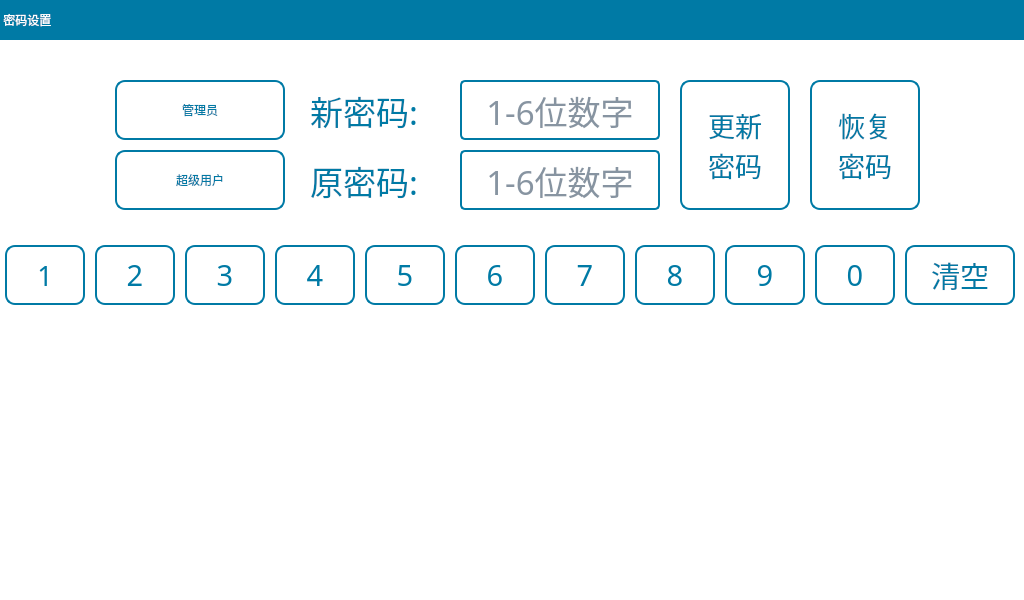
<?xml version="1.0" encoding="UTF-8"?>
<ui version="4.0">
 <class>ConfPwd</class>
 <widget class="QWidget" name="ConfPwd">
  <property name="geometry">
   <rect>
    <x>0</x>
    <y>0</y>
    <width>1024</width>
    <height>600</height>
   </rect>
  </property>
  <property name="focusPolicy">
   <enum>Qt::NoFocus</enum>
  </property>
  <property name="windowTitle">
   <string>Form</string>
  </property>
  <property name="styleSheet">
   <string notr="true">QWidget#ConfPwd{
background-color: rgb(255, 255, 255);
}
QToolButton{
font: 20pt &quot;文泉驿等宽微米黑&quot;;
color: rgb(0, 122, 165);
border:2px solid rgb(0, 122, 165);
border-radius:10px;
background-color: rgb(255, 255, 255);
}

QLabel{
font: 25pt &quot;文泉驿等宽微米黑&quot;;
color:rgb(0, 122, 165);
}
QLineEdit{
font: 25pt &quot;文泉驿等宽微米黑&quot;;
color:rgb(15, 41, 68);
border-radius:5px;
border:2px solid rgb(0, 122, 165);
background-color: rgb(255, 255, 255);
}
QRadioButton{
font: 18pt &quot;文泉驿等宽微米黑&quot;;
color:rgb(0, 122, 165);
background-color: rgb(255, 255, 255);
}
QRadioButton::indicator{
width:25px;
height:25px;
margin-left:0px;
}
QRadioButton::indicator::unchecked {
image: url(:/Image/disenable.png);
}
QRadioButton::indicator::checked {
image: url(:/Image/enable.png);
}
QGroupBox{
font: 20pt &quot;文泉驿等宽微米黑&quot;;
color: rgb(0, 122, 165);
border:2px solid rgb(0, 122, 165);
border-radius:8px;
margin-top:22px;
}
QGroupBox:title{
subcontrol-origin: margin;
left: 5px;
}</string>
  </property>
  <widget class="QLabel" name="lb_newPasswd">
   <property name="geometry">
    <rect>
     <x>310</x>
     <y>80</y>
     <width>140</width>
     <height>60</height>
    </rect>
   </property>
   <property name="font">
    <font>
     <family>文泉驿等宽微米黑</family>
     <pointsize>25</pointsize>
     <weight>50</weight>
     <italic>false</italic>
     <bold>false</bold>
    </font>
   </property>
   <property name="text">
    <string>新密码:</string>
   </property>
  </widget>
  <widget class="QLineEdit" name="lineEditOldPwd">
   <property name="geometry">
    <rect>
     <x>460</x>
     <y>150</y>
     <width>200</width>
     <height>60</height>
    </rect>
   </property>
   <property name="font">
    <font>
     <family>文泉驿等宽微米黑</family>
     <pointsize>25</pointsize>
     <weight>50</weight>
     <italic>false</italic>
     <bold>false</bold>
    </font>
   </property>
   <property name="focusPolicy">
    <enum>Qt::ClickFocus</enum>
   </property>
   <property name="contextMenuPolicy">
    <enum>Qt::NoContextMenu</enum>
   </property>
   <property name="text">
    <string/>
   </property>
   <property name="maxLength">
    <number>6</number>
   </property>
   <property name="echoMode">
    <enum>QLineEdit::Normal</enum>
   </property>
   <property name="alignment">
    <set>Qt::AlignCenter</set>
   </property>
   <property name="placeholderText">
    <string>1-6位数字</string>
   </property>
  </widget>
  <widget class="QLineEdit" name="lineEditNewPwd">
   <property name="geometry">
    <rect>
     <x>460</x>
     <y>80</y>
     <width>200</width>
     <height>60</height>
    </rect>
   </property>
   <property name="font">
    <font>
     <family>文泉驿等宽微米黑</family>
     <pointsize>25</pointsize>
     <weight>50</weight>
     <italic>false</italic>
     <bold>false</bold>
    </font>
   </property>
   <property name="focusPolicy">
    <enum>Qt::ClickFocus</enum>
   </property>
   <property name="contextMenuPolicy">
    <enum>Qt::NoContextMenu</enum>
   </property>
   <property name="text">
    <string/>
   </property>
   <property name="maxLength">
    <number>6</number>
   </property>
   <property name="echoMode">
    <enum>QLineEdit::Normal</enum>
   </property>
   <property name="alignment">
    <set>Qt::AlignCenter</set>
   </property>
   <property name="placeholderText">
    <string>1-6位数字</string>
   </property>
  </widget>
  <widget class="QToolButton" name="tBtnPwdOk">
   <property name="geometry">
    <rect>
     <x>680</x>
     <y>80</y>
     <width>110</width>
     <height>130</height>
    </rect>
   </property>
   <property name="font">
    <font>
     <family>文泉驿等宽微米黑</family>
     <pointsize>20</pointsize>
     <weight>50</weight>
     <italic>false</italic>
     <bold>false</bold>
    </font>
   </property>
   <property name="focusPolicy">
    <enum>Qt::NoFocus</enum>
   </property>
   <property name="text">
    <string>更新
密码</string>
   </property>
   <property name="iconSize">
    <size>
     <width>35</width>
     <height>35</height>
    </size>
   </property>
   <property name="toolButtonStyle">
    <enum>Qt::ToolButtonTextUnderIcon</enum>
   </property>
  </widget>
  <widget class="QToolButton" name="tBtnResetPwdOk">
   <property name="geometry">
    <rect>
     <x>810</x>
     <y>80</y>
     <width>110</width>
     <height>130</height>
    </rect>
   </property>
   <property name="font">
    <font>
     <family>文泉驿等宽微米黑</family>
     <pointsize>20</pointsize>
     <weight>50</weight>
     <italic>false</italic>
     <bold>false</bold>
    </font>
   </property>
   <property name="focusPolicy">
    <enum>Qt::NoFocus</enum>
   </property>
   <property name="text">
    <string>恢复
密码</string>
   </property>
  </widget>
  <widget class="QLabel" name="lb_oldPasswd">
   <property name="geometry">
    <rect>
     <x>310</x>
     <y>150</y>
     <width>140</width>
     <height>60</height>
    </rect>
   </property>
   <property name="font">
    <font>
     <family>文泉驿等宽微米黑</family>
     <pointsize>25</pointsize>
     <weight>50</weight>
     <italic>false</italic>
     <bold>false</bold>
    </font>
   </property>
   <property name="text">
    <string>原密码:</string>
   </property>
  </widget>
  <widget class="QLabel" name="label_25">
   <property name="geometry">
    <rect>
     <x>0</x>
     <y>0</y>
     <width>1024</width>
     <height>40</height>
    </rect>
   </property>
   <property name="styleSheet">
    <string notr="true">font: 20pt &quot;文泉驿等宽微米黑&quot;;
color: rgb(255, 255, 255);
background-color: rgb(0, 122, 165);</string>
   </property>
   <property name="text">
    <string> 密码设置</string>
   </property>
  </widget>
  <widget class="QToolButton" name="tBtnSuper">
   <property name="geometry">
    <rect>
     <x>115</x>
     <y>150</y>
     <width>170</width>
     <height>60</height>
    </rect>
   </property>
   <property name="focusPolicy">
    <enum>Qt::NoFocus</enum>
   </property>
   <property name="text">
    <string>超级用户</string>
   </property>
  </widget>
  <widget class="QToolButton" name="tBtnAdmin">
   <property name="geometry">
    <rect>
     <x>115</x>
     <y>80</y>
     <width>170</width>
     <height>60</height>
    </rect>
   </property>
   <property name="focusPolicy">
    <enum>Qt::NoFocus</enum>
   </property>
   <property name="text">
    <string>管理员</string>
   </property>
   <property name="checked">
    <bool>false</bool>
   </property>
  </widget>
  <widget class="QWidget" name="widget" native="true">
   <property name="geometry">
    <rect>
     <x>0</x>
     <y>230</y>
     <width>1024</width>
     <height>90</height>
    </rect>
   </property>
   <property name="styleSheet">
    <string notr="true">QToolButton{
font: 22pt &quot;文泉驿等宽微米黑&quot;;
color:rgb(0, 122, 165);
border:2px solid rgb(0, 122, 165);
border-radius:10px;
background-color: rgb(255, 255, 255);
}</string>
   </property>
   <widget class="QToolButton" name="tBtn_8">
    <property name="geometry">
     <rect>
      <x>635</x>
      <y>15</y>
      <width>80</width>
      <height>60</height>
     </rect>
    </property>
    <property name="sizePolicy">
     <sizepolicy hsizetype="Fixed" vsizetype="Fixed">
      <horstretch>0</horstretch>
      <verstretch>0</verstretch>
     </sizepolicy>
    </property>
    <property name="font">
     <font>
      <family>文泉驿等宽微米黑</family>
      <pointsize>22</pointsize>
      <weight>50</weight>
      <italic>false</italic>
      <bold>false</bold>
     </font>
    </property>
    <property name="focusPolicy">
     <enum>Qt::NoFocus</enum>
    </property>
    <property name="text">
     <string>8</string>
    </property>
    <property name="autoRepeat">
     <bool>true</bool>
    </property>
   </widget>
   <widget class="QToolButton" name="tBtn_del">
    <property name="geometry">
     <rect>
      <x>905</x>
      <y>15</y>
      <width>110</width>
      <height>60</height>
     </rect>
    </property>
    <property name="sizePolicy">
     <sizepolicy hsizetype="Fixed" vsizetype="Fixed">
      <horstretch>0</horstretch>
      <verstretch>0</verstretch>
     </sizepolicy>
    </property>
    <property name="minimumSize">
     <size>
      <width>0</width>
      <height>0</height>
     </size>
    </property>
    <property name="font">
     <font>
      <family>文泉驿等宽微米黑</family>
      <pointsize>22</pointsize>
      <weight>50</weight>
      <italic>false</italic>
      <bold>false</bold>
     </font>
    </property>
    <property name="focusPolicy">
     <enum>Qt::NoFocus</enum>
    </property>
    <property name="text">
     <string>清空</string>
    </property>
    <property name="autoRepeat">
     <bool>true</bool>
    </property>
   </widget>
   <widget class="QToolButton" name="tBtn_0">
    <property name="geometry">
     <rect>
      <x>815</x>
      <y>15</y>
      <width>80</width>
      <height>60</height>
     </rect>
    </property>
    <property name="sizePolicy">
     <sizepolicy hsizetype="Fixed" vsizetype="Fixed">
      <horstretch>0</horstretch>
      <verstretch>0</verstretch>
     </sizepolicy>
    </property>
    <property name="font">
     <font>
      <family>文泉驿等宽微米黑</family>
      <pointsize>22</pointsize>
      <weight>50</weight>
      <italic>false</italic>
      <bold>false</bold>
     </font>
    </property>
    <property name="focusPolicy">
     <enum>Qt::NoFocus</enum>
    </property>
    <property name="text">
     <string>0</string>
    </property>
    <property name="autoRepeat">
     <bool>true</bool>
    </property>
   </widget>
   <widget class="QToolButton" name="tBtn_7">
    <property name="geometry">
     <rect>
      <x>545</x>
      <y>15</y>
      <width>80</width>
      <height>60</height>
     </rect>
    </property>
    <property name="sizePolicy">
     <sizepolicy hsizetype="Fixed" vsizetype="Fixed">
      <horstretch>0</horstretch>
      <verstretch>0</verstretch>
     </sizepolicy>
    </property>
    <property name="font">
     <font>
      <family>文泉驿等宽微米黑</family>
      <pointsize>22</pointsize>
      <weight>50</weight>
      <italic>false</italic>
      <bold>false</bold>
     </font>
    </property>
    <property name="focusPolicy">
     <enum>Qt::NoFocus</enum>
    </property>
    <property name="text">
     <string>7</string>
    </property>
    <property name="autoRepeat">
     <bool>true</bool>
    </property>
   </widget>
   <widget class="QToolButton" name="tBtn_5">
    <property name="geometry">
     <rect>
      <x>365</x>
      <y>15</y>
      <width>80</width>
      <height>60</height>
     </rect>
    </property>
    <property name="sizePolicy">
     <sizepolicy hsizetype="Fixed" vsizetype="Fixed">
      <horstretch>0</horstretch>
      <verstretch>0</verstretch>
     </sizepolicy>
    </property>
    <property name="font">
     <font>
      <family>文泉驿等宽微米黑</family>
      <pointsize>22</pointsize>
      <weight>50</weight>
      <italic>false</italic>
      <bold>false</bold>
     </font>
    </property>
    <property name="focusPolicy">
     <enum>Qt::NoFocus</enum>
    </property>
    <property name="text">
     <string>5</string>
    </property>
    <property name="autoRepeat">
     <bool>true</bool>
    </property>
   </widget>
   <widget class="QToolButton" name="tBtn_4">
    <property name="geometry">
     <rect>
      <x>275</x>
      <y>15</y>
      <width>80</width>
      <height>60</height>
     </rect>
    </property>
    <property name="sizePolicy">
     <sizepolicy hsizetype="Fixed" vsizetype="Fixed">
      <horstretch>0</horstretch>
      <verstretch>0</verstretch>
     </sizepolicy>
    </property>
    <property name="font">
     <font>
      <family>文泉驿等宽微米黑</family>
      <pointsize>22</pointsize>
      <weight>50</weight>
      <italic>false</italic>
      <bold>false</bold>
     </font>
    </property>
    <property name="focusPolicy">
     <enum>Qt::NoFocus</enum>
    </property>
    <property name="text">
     <string>4</string>
    </property>
    <property name="autoRepeat">
     <bool>true</bool>
    </property>
   </widget>
   <widget class="QToolButton" name="tBtn_9">
    <property name="geometry">
     <rect>
      <x>725</x>
      <y>15</y>
      <width>80</width>
      <height>60</height>
     </rect>
    </property>
    <property name="sizePolicy">
     <sizepolicy hsizetype="Fixed" vsizetype="Fixed">
      <horstretch>0</horstretch>
      <verstretch>0</verstretch>
     </sizepolicy>
    </property>
    <property name="font">
     <font>
      <family>文泉驿等宽微米黑</family>
      <pointsize>22</pointsize>
      <weight>50</weight>
      <italic>false</italic>
      <bold>false</bold>
     </font>
    </property>
    <property name="focusPolicy">
     <enum>Qt::NoFocus</enum>
    </property>
    <property name="text">
     <string>9</string>
    </property>
    <property name="autoRepeat">
     <bool>true</bool>
    </property>
   </widget>
   <widget class="QToolButton" name="tBtn_1">
    <property name="geometry">
     <rect>
      <x>5</x>
      <y>15</y>
      <width>80</width>
      <height>60</height>
     </rect>
    </property>
    <property name="sizePolicy">
     <sizepolicy hsizetype="Fixed" vsizetype="Fixed">
      <horstretch>0</horstretch>
      <verstretch>0</verstretch>
     </sizepolicy>
    </property>
    <property name="font">
     <font>
      <family>文泉驿等宽微米黑</family>
      <pointsize>20</pointsize>
      <weight>50</weight>
      <italic>false</italic>
      <bold>false</bold>
     </font>
    </property>
    <property name="focusPolicy">
     <enum>Qt::NoFocus</enum>
    </property>
    <property name="styleSheet">
     <string notr="true">QToolButton{
font: 20pt &quot;文泉驿等宽微米黑&quot;;
color: rgb(0, 122, 165);
border:2px solid rgb(0, 122, 165);
border-radius:10px;
background-color: rgb(255, 255, 255);
}</string>
    </property>
    <property name="text">
     <string>1</string>
    </property>
    <property name="autoRepeat">
     <bool>true</bool>
    </property>
   </widget>
   <widget class="QToolButton" name="tBtn_6">
    <property name="geometry">
     <rect>
      <x>455</x>
      <y>15</y>
      <width>80</width>
      <height>60</height>
     </rect>
    </property>
    <property name="sizePolicy">
     <sizepolicy hsizetype="Fixed" vsizetype="Fixed">
      <horstretch>0</horstretch>
      <verstretch>0</verstretch>
     </sizepolicy>
    </property>
    <property name="font">
     <font>
      <family>文泉驿等宽微米黑</family>
      <pointsize>22</pointsize>
      <weight>50</weight>
      <italic>false</italic>
      <bold>false</bold>
     </font>
    </property>
    <property name="focusPolicy">
     <enum>Qt::NoFocus</enum>
    </property>
    <property name="text">
     <string>6</string>
    </property>
    <property name="autoRepeat">
     <bool>true</bool>
    </property>
   </widget>
   <widget class="QToolButton" name="tBtn_2">
    <property name="geometry">
     <rect>
      <x>95</x>
      <y>15</y>
      <width>80</width>
      <height>60</height>
     </rect>
    </property>
    <property name="sizePolicy">
     <sizepolicy hsizetype="Fixed" vsizetype="Fixed">
      <horstretch>0</horstretch>
      <verstretch>0</verstretch>
     </sizepolicy>
    </property>
    <property name="font">
     <font>
      <family>文泉驿等宽微米黑</family>
      <pointsize>22</pointsize>
      <weight>50</weight>
      <italic>false</italic>
      <bold>false</bold>
     </font>
    </property>
    <property name="focusPolicy">
     <enum>Qt::NoFocus</enum>
    </property>
    <property name="text">
     <string>2</string>
    </property>
    <property name="autoRepeat">
     <bool>true</bool>
    </property>
   </widget>
   <widget class="QToolButton" name="tBtn_3">
    <property name="geometry">
     <rect>
      <x>185</x>
      <y>15</y>
      <width>80</width>
      <height>60</height>
     </rect>
    </property>
    <property name="sizePolicy">
     <sizepolicy hsizetype="Fixed" vsizetype="Fixed">
      <horstretch>0</horstretch>
      <verstretch>0</verstretch>
     </sizepolicy>
    </property>
    <property name="font">
     <font>
      <family>文泉驿等宽微米黑</family>
      <pointsize>22</pointsize>
      <weight>50</weight>
      <italic>false</italic>
      <bold>false</bold>
     </font>
    </property>
    <property name="focusPolicy">
     <enum>Qt::NoFocus</enum>
    </property>
    <property name="text">
     <string>3</string>
    </property>
    <property name="autoRepeat">
     <bool>true</bool>
    </property>
   </widget>
  </widget>
 </widget>
 <resources/>
 <connections/>
</ui>
